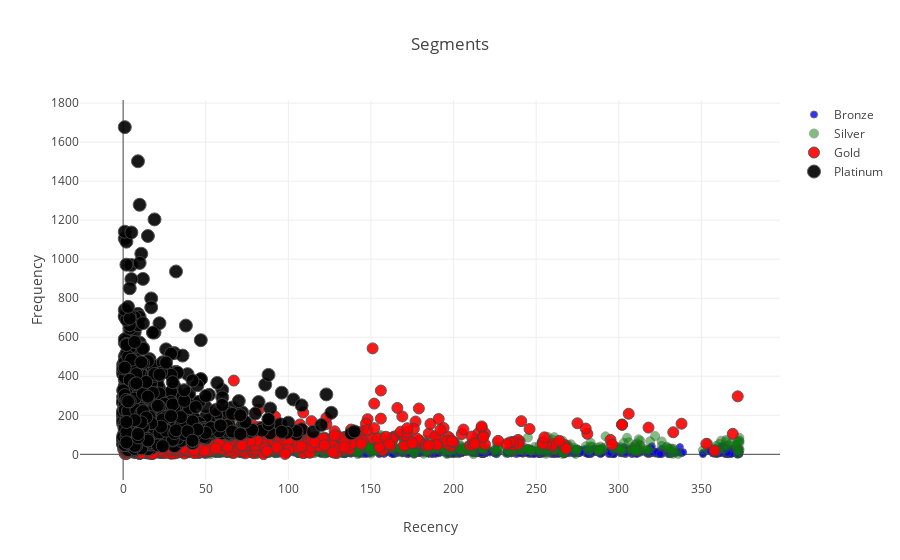
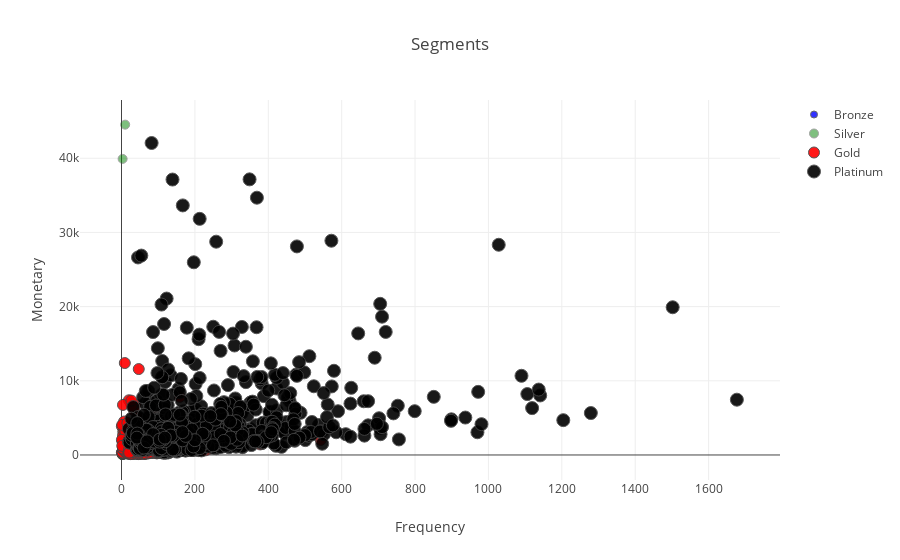

Notebook source saved alongside these figures, in order:
### Code cell
import chart_studio as cs
import plotly.offline as po
import plotly.graph_objs as gobj
from IPython.display import Image


#Recency Vs Frequency
graph = RFMScores.query("Monetary < 50000 and Frequency < 2000")

plot_data = [
    gobj.Scatter(
        x=graph.query("RFM_Loyalty_Level == 'Bronze'")['Recency'],
        y=graph.query("RFM_Loyalty_Level == 'Bronze'")['Frequency'],
        mode='markers',
        name='Bronze',
        marker= dict(size= 7,
            line= dict(width=1),
            color= 'blue',
            opacity= 0.8
           )
    ),
        gobj.Scatter(
        x=graph.query("RFM_Loyalty_Level == 'Silver'")['Recency'],
        y=graph.query("RFM_Loyalty_Level == 'Silver'")['Frequency'],
        mode='markers',
        name='Silver',
        marker= dict(size= 9,
            line= dict(width=1),
            color= 'green',
            opacity= 0.5
           )
    ),
        gobj.Scatter(
        x=graph.query("RFM_Loyalty_Level == 'Gold'")['Recency'],
        y=graph.query("RFM_Loyalty_Level == 'Gold'")['Frequency'],
        mode='markers',
        name='Gold',
        marker= dict(size= 11,
            line= dict(width=1),
            color= 'red',
            opacity= 0.9
           )
    ),
    gobj.Scatter(
        x=graph.query("RFM_Loyalty_Level == 'Platinum'")['Recency'],
        y=graph.query("RFM_Loyalty_Level == 'Platinum'")['Frequency'],
        mode='markers',
        name='Platinum',
        marker= dict(size= 13,
            line= dict(width=1),
            color= 'black',
            opacity= 0.9
           )
    ),
]

plot_layout = gobj.Layout(
        yaxis= {'title': "Frequency"},
        xaxis= {'title': "Recency"},
        title='Segments'
    )
fig = gobj.Figure(data=plot_data, layout=plot_layout)
po.iplot(fig)

#Frequency Vs Monetary
graph = RFMScores.query("Monetary < 50000 and Frequency < 2000")

plot_data = [
    gobj.Scatter(
        x=graph.query("RFM_Loyalty_Level == 'Bronze'")['Frequency'],
        y=graph.query("RFM_Loyalty_Level == 'Bronze'")['Monetary'],
        mode='markers',
        name='Bronze',
        marker= dict(size= 7,
            line= dict(width=1),
            color= 'blue',
            opacity= 0.8
           )
    ),
        gobj.Scatter(
        x=graph.query("RFM_Loyalty_Level == 'Silver'")['Frequency'],
        y=graph.query("RFM_Loyalty_Level == 'Silver'")['Monetary'],
        mode='markers',
        name='Silver',
        marker= dict(size= 9,
            line= dict(width=1),
            color= 'green',
            opacity= 0.5
           )
    ),
        gobj.Scatter(
        x=graph.query("RFM_Loyalty_Level == 'Gold'")['Frequency'],
        y=graph.query("RFM_Loyalty_Level == 'Gold'")['Monetary'],
        mode='markers',
        name='Gold',
        marker= dict(size= 11,
            line= dict(width=1),
            color= 'red',
            opacity= 0.9
           )
    ),
    gobj.Scatter(
        x=graph.query("RFM_Loyalty_Level == 'Platinum'")['Frequency'],
        y=graph.query("RFM_Loyalty_Level == 'Platinum'")['Monetary'],
        mode='markers',
        name='Platinum',
        marker= dict(size= 13,
            line= dict(width=1),
            color= 'black',
            opacity= 0.9
           )
    ),
]

plot_layout = gobj.Layout(
        yaxis= {'title': "Monetary"},
        xaxis= {'title': "Frequency"},
        title='Segments'
    )
fig = gobj.Figure(data=plot_data, layout=plot_layout)
po.iplot(fig)

#Recency Vs Monetary
graph = RFMScores.query("Monetary < 50000 and Frequency < 2000")

plot_data = [
    gobj.Scatter(
        x=graph.query("RFM_Loyalty_Level == 'Bronze'")['Recency'],
        y=graph.query("RFM_Loyalty_Level == 'Bronze'")['Monetary'],
        mode='markers',
        name='Bronze',
        marker= dict(size= 7,
            line= dict(width=1),
            color= 'blue',
            opacity= 0.8
           )
    ),
        gobj.Scatter(
        x=graph.query("RFM_Loyalty_Level == 'Silver'")['Recency'],
        y=graph.query("RFM_Loyalty_Level == 'Silver'")['Monetary'],
        mode='markers',
        name='Silver',
        marker= dict(size= 9,
            line= dict(width=1),
            color= 'green',
            opacity= 0.5
           )
    ),
        gobj.Scatter(
        x=graph.query("RFM_Loyalty_Level == 'Gold'")['Recency'],
        y=graph.query("RFM_Loyalty_Level == 'Gold'")['Monetary'],
        mode='markers',
        name='Gold',
        marker= dict(size= 11,
            line= dict(width=1),
            color= 'red',
            opacity= 0.9
           )
    ),
    gobj.Scatter(
        x=graph.query("RFM_Loyalty_Level == 'Platinum'")['Recency'],
        y=graph.query("RFM_Loyalty_Level == 'Platinum'")['Monetary'],
        mode='markers',
        name='Platinum',
        marker= dict(size= 13,
            line= dict(width=1),
            color= 'black',
            opacity= 0.9
           )
    ),
]

plot_layout = gobj.Layout(
        yaxis= {'title': "Monetary"},
        xaxis= {'title': "Recency"},
        title='Segments'
    )
fig = gobj.Figure(data=plot_data, layout=plot_layout)
po.plot(fig)

### Figure 1 — Plotly figure (JSON) as saved in the notebook; plotly's stock layout.template omitted (floating-point values rounded to 4 significant figures; data arrays with more than 128 entries replaced by an {"elided": "..."} marker saying what was removed)
{"data": [{"marker": {"color": "blue", "line": {"width": 1}, "opacity": 0.8, "size": 7}, "mode": "markers", "name": "Bronze", "type": "scatter", "uid": "eba4e27a-9f0c-4fd1-a278-056c3e46969d", "x": {"elided": "705 int values"}, "y": {"elided": "705 int values"}}, {"marker": {"color": "green", "line": {"width": 1}, "opacity": 0.5, "size": 9}, "mode": "markers", "name": "Silver", "type": "scatter", "uid": "58a66e92-4fb6-449e-bbf2-6556444faadf", "x": {"elided": "894 int values"}, "y": {"elided": "894 int values"}}, {"marker": {"color": "red", "line": {"width": 1}, "opacity": 0.9, "size": 11}, "mode": "markers", "name": "Gold", "type": "scatter", "uid": "34162b74-7156-4a62-a597-d631481bc932", "x": {"elided": "1180 int values"}, "y": {"elided": "1180 int values"}}, {"marker": {"color": "black", "line": {"width": 1}, "opacity": 0.9, "size": 13}, "mode": "markers", "name": "Platinum", "type": "scatter", "uid": "fd2d2239-5cec-4d93-aeb5-44ceb0f2a5c8", "x": {"elided": "1123 int values"}, "y": {"elided": "1123 int values"}}], "layout": {"title": {"text": "Segments"}, "xaxis": {"title": {"text": "Recency"}}, "yaxis": {"title": {"text": "Frequency"}}}}

### Figure 2 — Plotly figure (JSON) as saved in the notebook; plotly's stock layout.template omitted (floating-point values rounded to 4 significant figures; data arrays with more than 128 entries replaced by an {"elided": "..."} marker saying what was removed)
{"data": [{"marker": {"color": "blue", "line": {"width": 1}, "opacity": 0.8, "size": 7}, "mode": "markers", "name": "Bronze", "type": "scatter", "uid": "b9f5c07e-fcab-4a21-9874-37fcb79e2711", "x": {"elided": "705 int values"}, "y": {"elided": "705 float values"}}, {"marker": {"color": "green", "line": {"width": 1}, "opacity": 0.5, "size": 9}, "mode": "markers", "name": "Silver", "type": "scatter", "uid": "cf9738e5-16a4-43d1-9ac2-7a35739a7eb8", "x": {"elided": "894 int values"}, "y": {"elided": "894 float values"}}, {"marker": {"color": "red", "line": {"width": 1}, "opacity": 0.9, "size": 11}, "mode": "markers", "name": "Gold", "type": "scatter", "uid": "f03da810-775b-46b3-8760-06941dcf9088", "x": {"elided": "1180 int values"}, "y": {"elided": "1180 float values"}}, {"marker": {"color": "black", "line": {"width": 1}, "opacity": 0.9, "size": 13}, "mode": "markers", "name": "Platinum", "type": "scatter", "uid": "ea5b20fa-3580-4b23-9288-21938617a034", "x": {"elided": "1123 int values"}, "y": {"elided": "1123 float values"}}], "layout": {"title": {"text": "Segments"}, "xaxis": {"title": {"text": "Frequency"}}, "yaxis": {"title": {"text": "Monetary"}}}}
